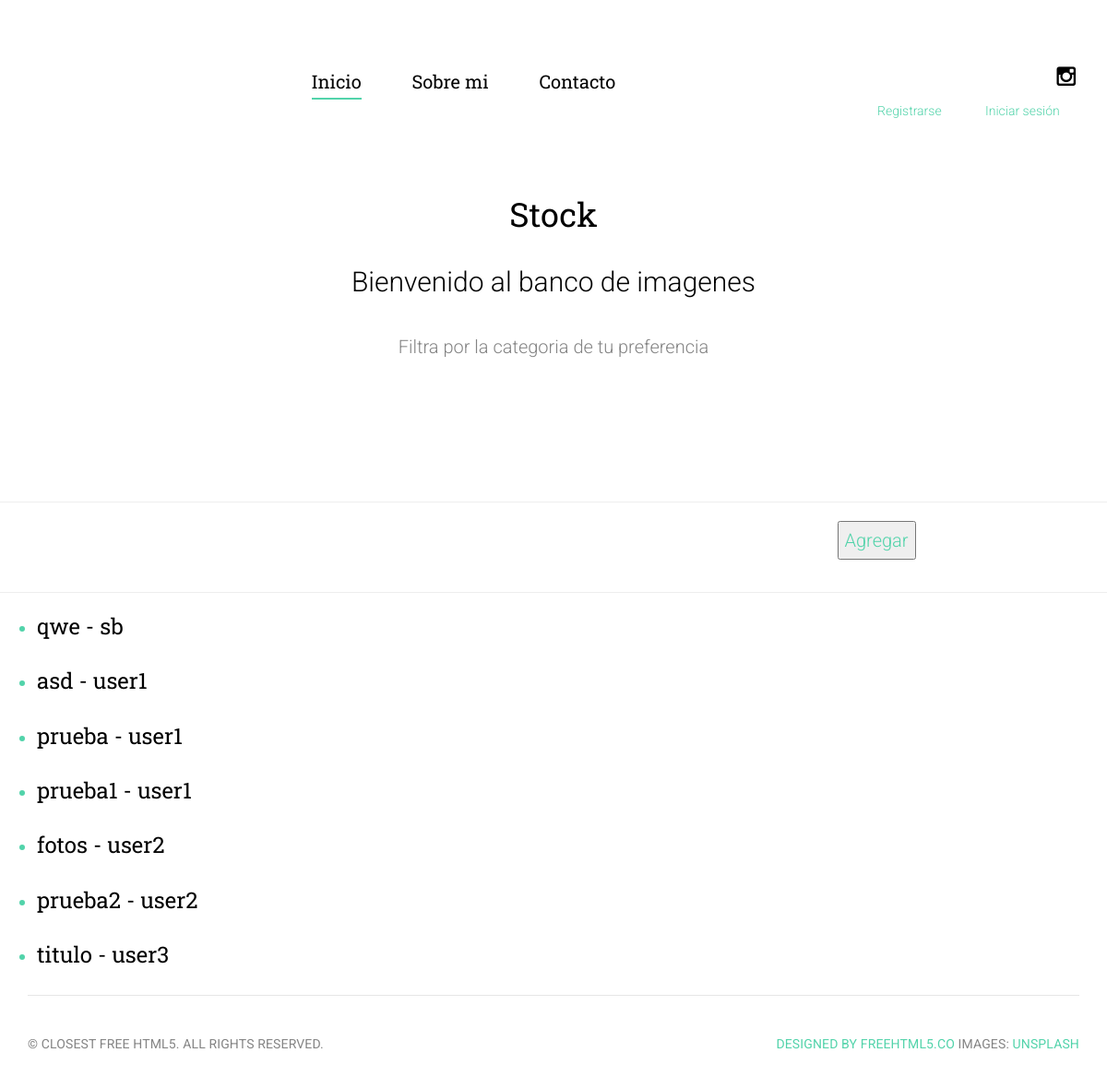
/stock/, run on the app's committed database.
### SBFotografia/models.py (models this page shows, shortened)
class Stock(models.Model):
        title = models.CharField(max_length=80)
        category = models.CharField(max_length=40)
        description = models.TextField(blank=True)
        autor = models.ForeignKey(User, on_delete=models.CASCADE)
        creationDate = models.DateTimeField(auto_now_add=True)
        image = models.ImageField(upload_to='stockPhotos')

### SBFotografia/views.py (the view)
# urls.py: path("stock/", StockView.as_view(), name="stock"),
class StockView(ListView):
    model = Stock
    template_name = "ProyectoFinal/stock.html"

### templates/ProyectoFinal/stock.html (shortened to what this page needs)
{% extends 'ProyectoFinal/base.html' %}
{% load static %}
{% block content %}
		<section id="intro">
			<div class="container">
				<div class="row">
					<div class="col-lg-6 col-lg-offset-3 col-md-8 col-md-offset-2 text-center">
						<div class="intro animate-box">
							<h1>Stock</h1>
							<h2>Bienvenido al banco de imagenes</h2>
							<p>Filtra por la categoria de tu preferencia</p>
						</div>
					</div>
				</div>
		</section>
		<hr>
		<div class="container">
			<div class="form-group row">
				<div class="col-md-9 field">
				</div>
				<div class="col-md-3 field">
					<button><a href="{% url 'add_stock' %}">Agregar</a></button>
				</div>
			</div>
		</div>
		<hr>
		<ul>
			{% for items in object_list %}
			<a onclick="toggle({{items.id}});" />
			<div>
				<li>
					<h3>{{items.title}} - {{items.autor}}</h3>
				</li>
			</div>
			{% endfor %}
		</ul>
{% endblock content %}

### static/ProyectoFinal/css/style.css (style rules this page uses)
body { font-family: "Roboto", Arial, sans-serif; line-height: 1.8; font-size: 20px; background: #eeeff0; font-weight: 300; }
a { color: #52d3aa; -webkit-transition: 0.5s; -o-transition: 0.5s; transition: 0.5s; }
p { margin-bottom: 1.5em; font-size: 20px; color: #848484; font-weight: 300; font-family: "Roboto", Arial, sans-serif; }
h1, h2, h3, h4, h5, h6 { color: #000; font-family: "Roboto Slab", Arial, sans-serif; font-weight: 400; margin: 0 0 30px 0; }
#intro, #work, #product, #about, #services { padding-bottom: 5em; }
.intro h2 { font-family: "Roboto", Arial, sans-serif; font-size: 30px; font-weight: 300; line-height: 1.5em; }
.js .animate-box { opacity: 0; }

### data on the page
Stock: title "qwe", autor "sb"
Stock: title "asd", autor "user1"
Stock: title "prueba", autor "user1"
Stock: title "prueba1", autor "user1"
Stock: title "fotos", autor "user2"
Stock: title "prueba2", autor "user2"
Stock: title "titulo", autor "user3"
